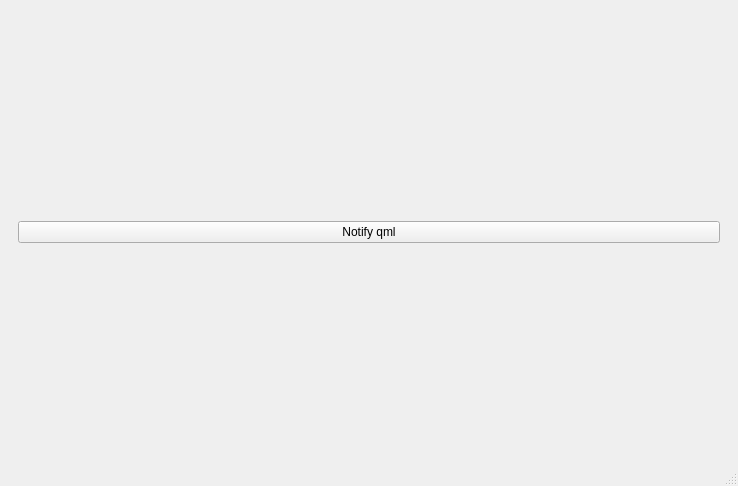
<?xml version="1.0" encoding="UTF-8"?>
<ui version="4.0">
 <class>MainWindow</class>
 <widget class="QMainWindow" name="MainWindow">
  <property name="geometry">
   <rect>
    <x>0</x>
    <y>0</y>
    <width>738</width>
    <height>486</height>
   </rect>
  </property>
  <property name="windowTitle">
   <string>MainWindow</string>
  </property>
  <widget class="QWidget" name="centralwidget">
   <layout class="QVBoxLayout" name="verticalLayout">
    <item>
     <widget class="QWidget" name="widget" native="true">
      <layout class="QVBoxLayout" name="verticalLayout_3">
       <item>
        <widget class="QPushButton" name="pushButton">
         <property name="text">
          <string>Notify qml</string>
         </property>
        </widget>
       </item>
       <item>
        <layout class="QVBoxLayout" name="verticalLayout_qml"/>
       </item>
      </layout>
     </widget>
    </item>
   </layout>
  </widget>
  <widget class="QMenuBar" name="menubar">
   <property name="geometry">
    <rect>
     <x>0</x>
     <y>0</y>
     <width>738</width>
     <height>22</height>
    </rect>
   </property>
  </widget>
  <widget class="QStatusBar" name="statusbar"/>
 </widget>
 <resources/>
 <connections/>
</ui>
